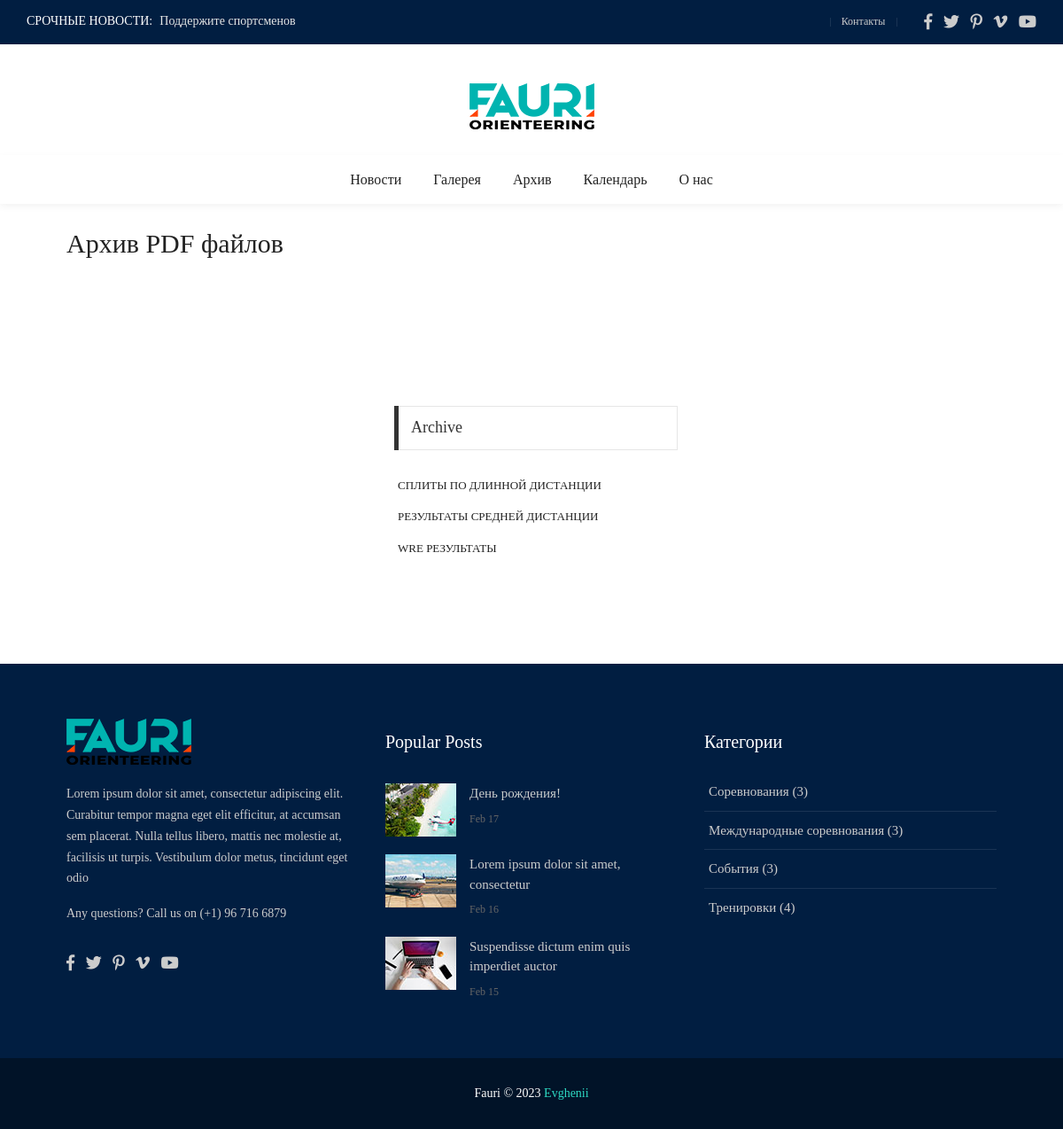
Page /archive/ on the committed database.
### store/models.py (models this page shows, shortened)
class Trending(models.Model):
    id = models.AutoField(primary_key=True)
    text = models.TextField(u'Заголовок', help_text=u'заголовок "Срочные новости"', default="")
    def __str__(self):
        return self.text
    class Meta:
        verbose_name = u'Срочное'

class Pdfs(models.Model):
    id = models.AutoField(primary_key=True)
    header = models.TextField(u'Заголовок', help_text=u'Обязательное поле', default="")
    discription = models.TextField(u'Описание', default="")
    creation_day = models.DateField(u'Дата создания ', help_text=u'Обязательное поле', default=datetime.date.today)
    pdfile = models.FileField(upload_to='static/pdf_files/')
    class Meta:
        verbose_name = u'Архив PDF файлов'

class Event(models.Model):
    id = models.AutoField(primary_key=True)
    header = models.TextField(u'Заголовок', help_text=u'Обязательное поле', default="")
    author = models.CharField(u'Автор новости', help_text=u'', max_length=25, default='fauri')
    image = models.ImageField(u'Картинка', help_text=u'', upload_to='media/')
    description = models.TextField(u'Описание', default="")
    category = models.TextField(u'Категория события', default="")
    day = models.DateField(u'Дата события', blank=True, null=True)
    start_time = models.TimeField(u'Время начала события', blank=True, null=True)
    end_time = models.TimeField(u'Время конца события ', help_text=u'Хотя бы примерное)', blank=True, null=True)
    creation_day = models.DateField(u'Дата создания ', help_text=u'', default=datetime.date.today)
    class Meta:
        verbose_name = u'Событие'
        verbose_name_plural = u'События'

### store/views.py (the view)
# urls.py: path('archive/', views.archive, name='archive'),
def archive(request):
    pdfs = Pdfs.objects.all()
    return render(request, 'archive.html', {'pdfs': pdfs})

### store/context_processors.py (called while the page is built)
def trending_texts(request):
    trending_text = Trending.objects.all()
    return {'trending_texts': trending_text}

### store/utils.py (called while the page is built)
    def formatday(self, day, weekday):
        events_from_day = self.events.filter(day__day=day)
        events_html = '<ul >''</ul>'
        current_day = datetime.datetime.now().day
        if day == 0:
            return '<div class="calendar__number">&nbsp;</div>'  # day outside month
        else:
            if events_from_day:
                return '<div class="calendar__number calendar__number--current %s %s" data-id="%d">%d%s</div>' % (self.cssclasses[weekday], 'event', events_from_day[0].id, day, events_html)
            elif day == current_day:
                return '<div class="calendar__number %s %s">%d%s</div>' % (self.cssclasses[weekday], 'today', day, events_html)
            else:
                return '<div class="calendar__number %s">%d%s</div>' % (self.cssclasses[weekday], day, events_html)

    def formatweek(self, theweek):
        s = ''.join(self.formatday(d, wd) for (d, wd) in theweek)
        return '<div class="calendar__date">%s</div>' % s

    def formatmonth(self, theyear, themonth, withyear=True):
        events = Event.objects.filter(day__month=themonth)
        v = []
        a = v.append
        a('<div class="calendar">')
        a('\n')
        for week in self.monthdays2calendar(theyear, themonth):
            a(self.formatweek(week))
            a('\n')
        a('</div>')
        a('\n')
        return ''.join(v)

### templates/archive.html
{% extends 'base.html' %}
{% load static %}
{% block content %}
<body class="animsition">
<div class="container p-t-4 p-b-35">
    <br>
    <h2 class="f1-l-1 cl2">
        Архив PDF файлов
    </h2>
</div>
<section class="bg0 p-t-60 p-b-35">
    <div class="container">
        <div class="row justify-content-center">
            <div class="col-md-10 col-lg-4 p-b-30">
                <div class="p-l-10 p-rl-0-sr991 p-t-70">
                    <div class="p-b-37">
                        <div class="how2 how2-cl4 flex-s-c">
                            <h3 class="f1-m-2 cl3 tab01-title">
                                Archive
                            </h3>
                        </div>
                        <ul class="p-t-32">
                            {% for pdf in pdfs %}
                            <li class="p-rl-4 p-b-19">
                                <a href="{% url 'pdf_detail' pdf.id %}"
                                   class="flex-wr-sb-c f1-s-10 text-uppercase cl2 hov-cl10 trans-03">
										<span>
											{{ pdf.header }}
										</span>
                                </a>
                            </li>
                            {% endfor %}
                        </ul>
                    </div>
                </div>
            </div>
        </div>
    </div>
</section>
</body>
{% endblock content %}

### templates/base.html (shortened to what this page needs)
<!DOCTYPE html>
{% load static %}
<html lang="ru">
<head>
    <link rel="stylesheet" type="text/css" href="{% static 'vendor/bootstrap/css/bootstrap.min.css' %}">
    <link rel="stylesheet" type="text/css" href="{% static 'fonts/fontawesome-5.0.8/css/fontawesome-all.min.css' %}">
    <link rel="stylesheet" type="text/css" href="{% static 'fonts/iconic/css/material-design-iconic-font.min.css' %}">
    <link rel="stylesheet" type="text/css" href="{% static 'vendor/animate/animate.css' %}">
    <link rel="stylesheet" type="text/css" href="{% static 'vendor/css-hamburgers/hamburgers.min.css' %}">
    <link rel="stylesheet" type="text/css" href="{% static 'vendor/animsition/css/animsition.min.css' %}">
    <link rel="stylesheet" type="text/css" href="{% static 'css/util.min.css' %}">
    <link rel="stylesheet" type="text/css" href="{% static 'css/main.css' %}">
<link rel="stylesheet" type="text/css" href="{% static 'css/calendarsmall.css' %}">
</head>
<body class="animsition">
<header>
    <div class="container-menu-desktop">
        <div class="topbar">
            <div class="content-topbar h-100 p-rl-30">
                <div class="align-self-stretch size-w-0 pos-relative m-r-30">
                    <div class="f2-s-1 flex-wr-s-c s-full ab-t-l p-b-2">
							<span class="text-uppercase cl0 p-r-8">
								Срочные новости:
							</span>
                        <span class="dis-inline-block cl16 slide100-txt pos-relative size-w-0" data-in="fadeInDown"
                              data-out="fadeOutDown">
								{% for text in trending_texts %}
								<span class="dis-inline-block slide100-txt-item animated visible-false">
									{{ text }}
								</span>
								{% endfor %}
							</span>
                    </div>
                </div>
                <div class="flex-wr-e-c">
                    <div class="left-topbar">
                        <a href="{% url 'contact' %}" class="left-topbar-item">
                            Контакты
                        </a>
                    </div>
                    <div class="right-topbar p-l-18">
                        <a href="#">
                            <span class="fab fa-facebook-f"></span>
                        </a>
                        <a href="#">
                            <span class="fab fa-twitter"></span>
                        </a>
                        <a href="#">
                            <span class="fab fa-pinterest-p"></span>
                        </a>
                        <a href="#">
                            <span class="fab fa-vimeo-v"></span>
                        </a>
                        <a href="#">
                            <span class="fab fa-youtube"></span>
                        </a>
                    </div>
                </div>
            </div>
        </div>
        <div class="wrap-logo no-banner container">
            <div class="logo">
                <a href="{% url 'news' %}"><img src="{% static 'images/logo-01.png' %}" alt="LOGO"></a>
            </div>
        </div>
        <div class="wrap-main-nav">
            <div class="main-nav">
                <nav class="menu-desktop">
                    <ul class="main-menu justify-content-center">
                        <li class="mega-menu-item">
                            <a href="{% url 'news' %}">Новости</a>
                        </li>
                        <li class="mega-menu-item">
                            <a href="{% url 'gallerey' %}">Галерея </a>
                        </li>
                        <li class="mega-menu-item">
                            <a href="{% url 'archive' %}">Архив</a>
                        </li>
                        <li class="mega-menu-item">
                            <a href="{% url 'calendars' %}">Календарь</a>
                        </li>
                        <li class="mega-menu-item">
                            <a href="{% url 'about' %}"> О нас</a>
                        </li>
                    </ul>
                </nav>
            </div>
        </div>
    </div>
</header>
{% block content %}{% endblock content %}
<footer>
    <div class="bg2 p-t-40 p-b-25">
        <div class="container">
            <div class="row">
                <div class="col-lg-4 p-b-20">
                    <div class="size-h-3 flex-s-c">
                        <a href="index.html">
                            <img class="max-s-full" src="{% static 'images/logo-01.png' %}" alt="LOGO">
                        </a>
                    </div>
                    <div>
                        <p class="f1-s-1 cl11 p-b-16">
                            Lorem ipsum dolor sit amet, consectetur adipiscing elit. Curabitur tempor magna eget elit
                            efficitur, at accumsan sem placerat. Nulla tellus libero, mattis nec molestie at, facilisis
                            ut turpis. Vestibulum dolor metus, tincidunt eget odio
                        </p>
                        <p class="f1-s-1 cl11 p-b-16">
                            Any questions? Call us on (+1) 96 716 6879
                        </p>
                        <div class="p-t-15">
                            <a href="#" class="fs-18 cl11 hov-cl10 trans-03 m-r-8">
                                <span class="fab fa-facebook-f"></span>
                            </a>
                            <a href="#" class="fs-18 cl11 hov-cl10 trans-03 m-r-8">
                                <span class="fab fa-twitter"></span>
                            </a>
                            <a href="#" class="fs-18 cl11 hov-cl10 trans-03 m-r-8">
                                <span class="fab fa-pinterest-p"></span>
                            </a>
                            <a href="#" class="fs-18 cl11 hov-cl10 trans-03 m-r-8">
                                <span class="fab fa-vimeo-v"></span>
                            </a>
                            <a href="#" class="fs-18 cl11 hov-cl10 trans-03 m-r-8">
                                <span class="fab fa-youtube"></span>
                            </a>
                        </div>
                    </div>
                </div>
                <div class="col-sm-6 col-lg-4 p-b-20">
                    <div class="size-h-3 flex-s-c">
                        <h5 class="f1-m-7 cl0">
                            Popular Posts
                        </h5>
                    </div>
                    <ul>
                        <li class="flex-wr-sb-s p-b-20">
                            <a href="#" class="size-w-4 wrap-pic-w hov1 trans-03">
                                <img src="images/popular-post-01.jpg" alt="IMG">
                            </a>
                            <div class="size-w-5">
                                <h6 class="p-b-5">
                                    <a href="#" class="f1-s-5 cl11 hov-cl10 trans-03">
                                        {{ news_event.0.header }}
                                    </a>
                                </h6>
                                <span class="f1-s-3 cl6">
										Feb 17
									</span>
                            </div>
                        </li>
                        <li class="flex-wr-sb-s p-b-20">
                            <a href="#" class="size-w-4 wrap-pic-w hov1 trans-03">
                                <img src="images/popular-post-02.jpg" alt="IMG">
                            </a>
                            <div class="size-w-5">
                                <h6 class="p-b-5">
                                    <a href="#" class="f1-s-5 cl11 hov-cl10 trans-03">
                                        Lorem ipsum dolor sit amet, consectetur
                                    </a>
                                </h6>
                                <span class="f1-s-3 cl6">
										Feb 16
									</span>
                            </div>
                        </li>
                        <li class="flex-wr-sb-s p-b-20">
                            <a href="#" class="size-w-4 wrap-pic-w hov1 trans-03">
                                <img src="images/popular-post-03.jpg" alt="IMG">
                            </a>
                            <div class="size-w-5">
                                <h6 class="p-b-5">
                                    <a href="#" class="f1-s-5 cl11 hov-cl10 trans-03">
                                        Suspendisse dictum enim quis imperdiet auctor
                                    </a>
                                </h6>
                                <span class="f1-s-3 cl6">
										Feb 15
									</span>
                            </div>
                        </li>
                    </ul>
                </div>
                <div class="col-sm-6 col-lg-4 p-b-20">
                    <div class="size-h-3 flex-s-c">
                        <h5 class="f1-m-7 cl0">
                            Категории
                        </h5>
                    </div>
                    <ul class="m-t--12">
                        <li class="how-bor1 p-rl-5 p-tb-10">
                            <a href="#" class="f1-s-5 cl11 hov-cl10 trans-03 p-tb-8">
                                Соревнования ({{count_competition}})
                            </a>
                        </li>
                        <li class="how-bor1 p-rl-5 p-tb-10">
                            <a href="#" class="f1-s-5 cl11 hov-cl10 trans-03 p-tb-8">
                                Международные соревнования ({{count_worldcomp}})
                            </a>
                        </li>
                        <li class="how-bor1 p-rl-5 p-tb-10">
                            <a href="#" class="f1-s-5 cl11 hov-cl10 trans-03 p-tb-8">
                                События ({{count_event}})
                            </a>
                        </li>
                        <li class="how-bor1 p-rl-5 p-tb-10">
                            <a href="#" class="f1-s-5 cl11 hov-cl10 trans-03 p-tb-8">
                                Тренировки ({{count_train}})
                            </a>
                        </li>
                    </ul>
                </div>
            </div>
        </div>
    </div>
    <div class="bg11">
        <div class="container size-h-4 flex-c-c p-tb-15">
				<span class="f1-s-1 cl0 txt-center">
					Fauri © 2023 <a href="{% url 'news' %}" class="f1-s-1 cl10 hov-link1">Evghenii </a>
				</span>
        </div>
    </div>
</footer>
</body>
</html>

### rows in the picture
Trending: text "Поддержите спортсменов"
Pdfs: header "СПЛИТЫ ПО ДЛИННОЙ ДИСТАНЦИИ"
Pdfs: header "РЕЗУЛЬТАТЫ СРЕДНЕЙ ДИСТАНЦИИ"
Pdfs: header "WRE РЕЗУЛЬТАТЫ"
Event: header "День рождения!"

### other values in the picture
{{ count_competition }} "3"
{{ count_worldcomp }} "3"
{{ count_event }} "3"
{{ count_train }} "4"
